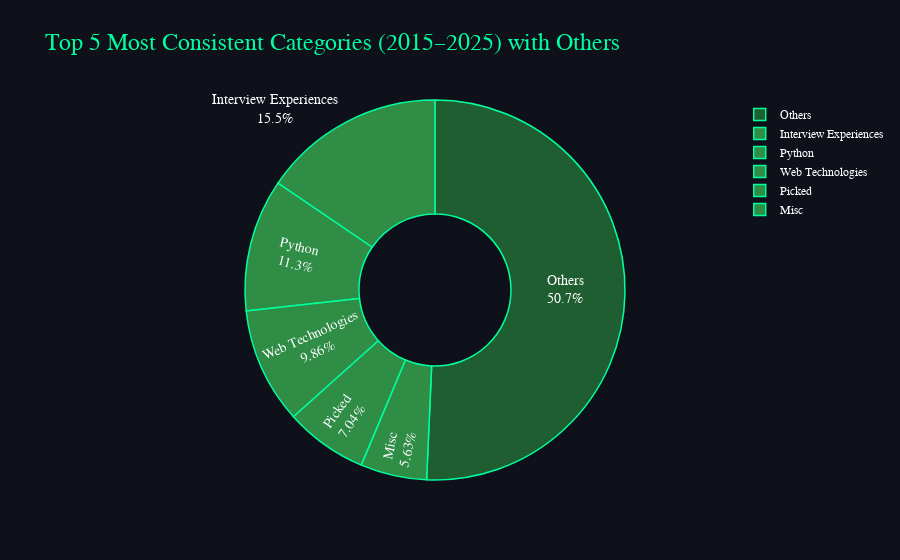

The notebook cell saved with this chart:
### Markdown cell above
## 1.5)Which categories show consistent publishing activity over time?

### Code cell
# @title
import pandas as pd
import plotly.graph_objects as go

# Step 1: Aggregate top recurring categories across years
categories = []
for year in range(2015, 2026):
    categories += list(
        df[df['last_updated_year'] == year]['clean_tags']
        .value_counts()
        .head(5)
        .index
    )

unique_categories = list(set(categories))
data = [[cat, categories.count(cat)] for cat in unique_categories]
df_ = pd.DataFrame(data, columns=['category', 'count'])

# Step 2: Calculate percentage for donut chart
total_count = df_['count'].sum()
df_['percentage'] = (df_['count'] / total_count * 100).round(2)

# Step 3: Separate top 5 and group the rest as 'Others'
top_n = 5
top_tags = df_.sort_values(by='count', ascending=False).head(top_n).copy()
others_count = df_['count'][top_n:].sum()
others_percentage = df_['percentage'][top_n:].sum()
others_df = pd.DataFrame([{'category': 'Others', 'count': others_count, 'percentage': others_percentage}])
top_tags = pd.concat([top_tags, others_df], ignore_index=True)

# Step 4: Futuristic theme colors
bg_color = '#0F111A'
font_color = '#FFFFFF'
colors = ['#2F8D46']*top_n + ['#1F5E30']  # Neon green for top 5, darker green for Others

# Step 5: Create interactive donut chart
fig = go.Figure(data=[go.Pie(
    labels=top_tags['category'],
    values=top_tags['percentage'],
    textinfo='label+percent',
    insidetextorientation='radial',
    hole=0.4,
    marker=dict(colors=colors, line=dict(color='#00FF9F', width=1.5)),
    hovertemplate='<b>%{label}</b><br>Percentage: %{value:.2f}%<extra></extra>'
)])

# Step 6: Layout for futuristic dark theme
fig.update_layout(
    title='Top 5 Most Consistent Categories (2015–2025) with Others',
    title_font=dict(family='Courier New, monospace', size=24, color='#00FF9F'),
    plot_bgcolor=bg_color,
    paper_bgcolor=bg_color,
    font=dict(family='Courier New, monospace', size=14, color=font_color),
    legend=dict(font=dict(family='Courier New, monospace', size=12, color=font_color))
)

fig.show()

### Figure 1 — Plotly figure (JSON) as saved in the notebook; plotly's stock layout.template omitted (floating-point values rounded to 4 significant figures)
{"data": [{"hole": 0.4, "hovertemplate": "<b>%{label}</b><br>Percentage: %{value:.2f}%<extra></extra>", "insidetextorientation": "radial", "labels": ["Interview Experiences", "Python", "Web Technologies", "Picked", "Misc", "Others"], "marker": {"colors": ["#2F8D46", "#2F8D46", "#2F8D46", "#2F8D46", "#2F8D46", "#1F5E30"], "line": {"color": "#00FF9F", "width": 1.5}}, "textinfo": "label+percent", "type": "pie", "values": [20.0, 14.55, 12.73, 9.09, 7.27, 65.46]}], "layout": {"font": {"color": "#FFFFFF", "family": "Courier New, monospace", "size": 14}, "legend": {"font": {"color": "#FFFFFF", "family": "Courier New, monospace", "size": 12}}, "paper_bgcolor": "#0F111A", "plot_bgcolor": "#0F111A", "title": {"font": {"color": "#00FF9F", "family": "Courier New, monospace", "size": 24}, "text": "Top 5 Most Consistent Categories (2015–2025) with Others"}}}
